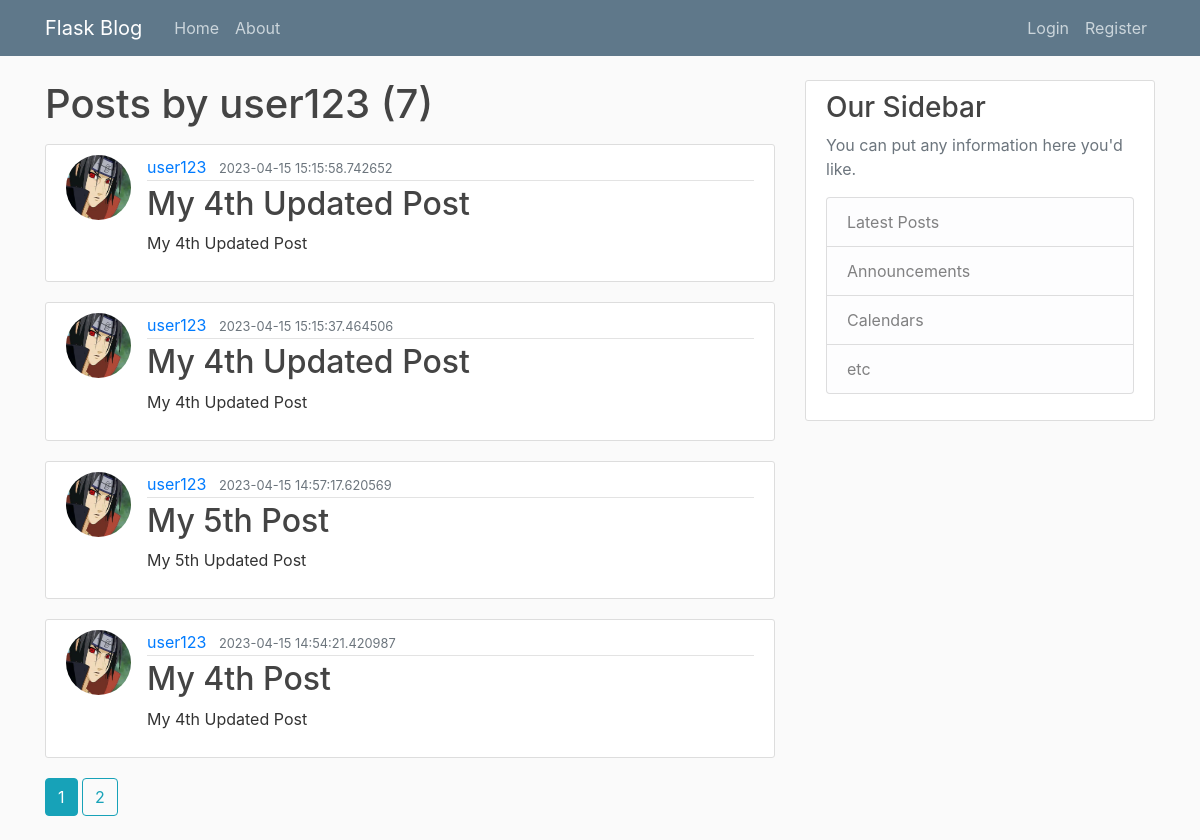
The app's page /user/user123 with its own data.
### flaskblog/models.py (models this page shows, shortened)
class User(db.Model, UserMixin):
    id = db.Column(db.Integer, primary_key=True)
    username = db.Column(db.String(20), unique=True, nullable=False)
    email = db.Column(db.String(120), unique=True, nullable=False)
    image_file = db.Column(db.String(20), nullable=False, default='default.jpg')
    password = db.Column(db.String(60), nullable=False)
    posts = db.relationship('Post', backref='author', lazy=True)

class Post(db.Model):
    id = db.Column(db.Integer, primary_key=True)
    title = db.Column(db.String(100), nullable=False)
    date_posted = db.Column(db.DateTime(), nullable=False, default=datetime.utcnow)
    content = db.Column(db.Text, nullable=False)
    user_id = db.Column(db.Integer, db.ForeignKey('user.id'), nullable=False)

### flaskblog/routes.py (the view)
@app.route("/user/<string:username>")
def user_posts(username):
    page = request.args.get('page', 1, type=int)
    user = User.query.filter_by(username=username).first_or_404()
    posts = Post.query.filter_by(author=user)\
        .order_by(Post.date_posted.desc())\
        .paginate(page=page, per_page=4)
    return render_template('user_posts.html', posts=posts, user=user)

### flaskblog/templates/user_posts.html
{% extends "layout.html" %}
{% block content %}
    <h1 class="mb-3">Posts by {{ user.username }} ({{ posts.total }})</h1>
    {% for post in posts.items %}
        <article class="media content-section">
            <img class='rounded-circle article-img' src="{{ url_for('static', filename='profile_pics/' + post.author.image_file) }}">
            <div class="media-body">
                <div class="article-metadata">
                    <a class="mr-2" href="{{ url_for('user_posts', username=post.author.username) }}">{{ post.author.username }}</a>
                    <small class="text-muted">{{ post.date_posted }}</small>
                </div>
                <h2><a class="article-title" href="{{ url_for('post', post_id=post.id)  }}">{{ post.title }}</a></h2>
                <p class="article-content">{{ post.content }}</p>
            </div>
        </article>
    {% endfor %}
    {% for page_num in posts.iter_pages(left_edge=1, right_edge=1, left_current=1, right_current=1) %}
        {% if page_num %}
            {% if posts.page==page_num %}
                <a class="btn btn-info mb-4" href="{{ url_for('user_posts', username=user.username, page=page_num) }}">{{ page_num }}</a>
            {% else %}
                <a class="btn btn-outline-info mb-4" href="{{ url_for('user_posts', username=user.username, page=page_num) }}">{{ page_num }}</a>
            {% endif %}
        {% else %}
        .....
        {% endif %}
        {% endfor %}
{% endblock content %}

### flaskblog/static/main.css (style rules this page uses)
body { background: #fafafa; color: #333333; margin-top: 5rem; }
h1, h2, h3, h4, h5, h6 { color: #444444; }
.content-section { background: #ffffff; padding: 10px 20px; border: 1px solid #dddddd; border-radius: 3px; margin-bottom: 20px; }
.article-title { color: #444444; }
.article-content { white-space: pre-line; }
.article-img { height: 65px; width: 65px; margin-right: 16px; }
.article-metadata { padding-bottom: 1px; margin-bottom: 4px; border-bottom: 1px solid #e3e3e3 }

### records on screen
User: username "user123"
Post: image_file (picture), author.username "user123", date_posted "2023-04-15 15:15:58.742652", title "My 4th Updated Post", content "My 4th Updated Post"
Post: image_file (picture), author.username "user123", date_posted "2023-04-15 15:15:37.464506", title "My 4th Updated Post", content "My 4th Updated Post"
Post: image_file (picture), author.username "user123", date_posted "2023-04-15 14:57:17.620569", title "My 5th Post", content "My 5th Updated Post"
Post: image_file (picture), author.username "user123", date_posted "2023-04-15 14:54:21.420987", title "My 4th Post", content "My 4th Updated Post"

### other values on screen
{{ posts.total }} "7"
{{ page_num }} "1"
{{ page_num }} "2"
